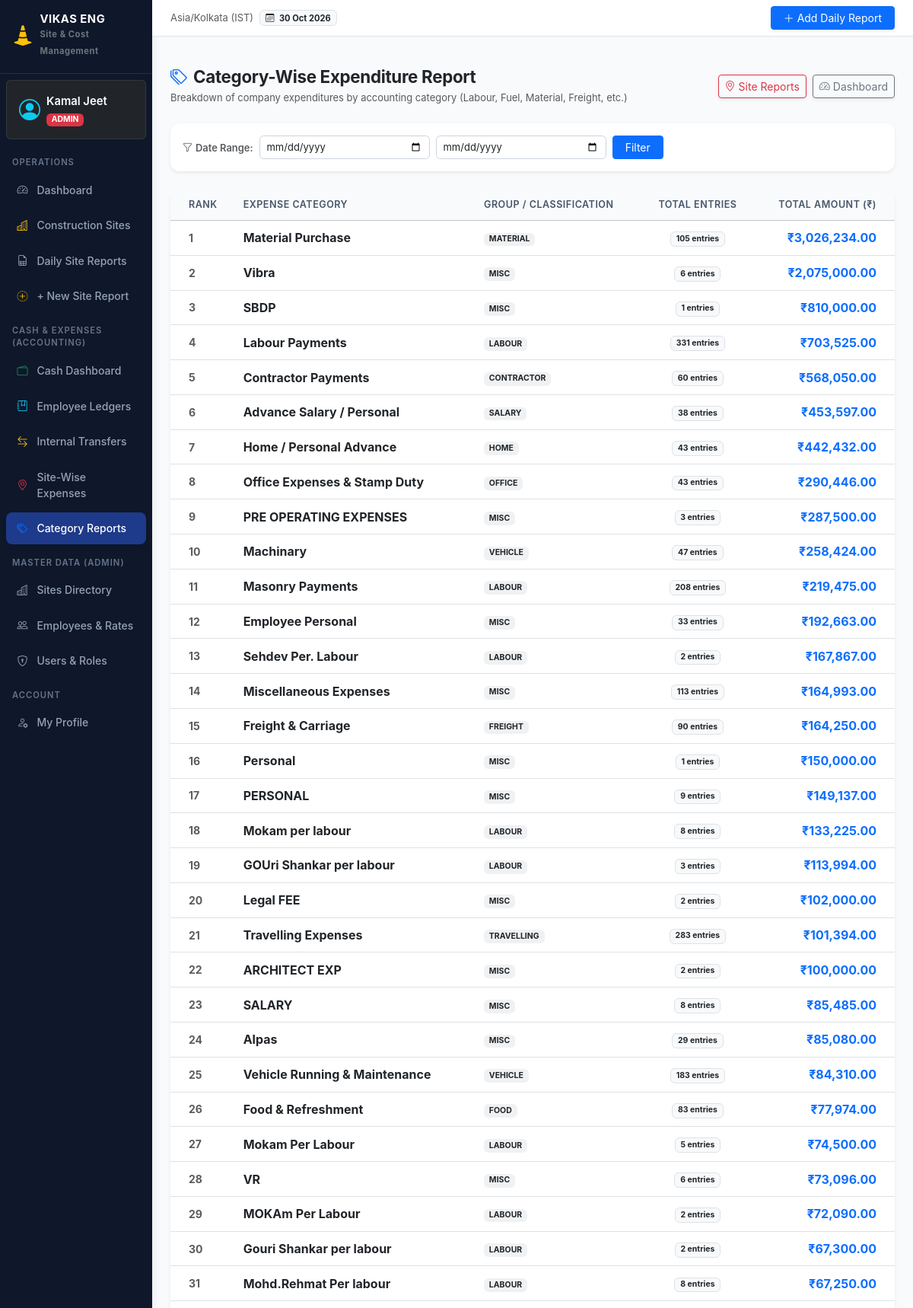
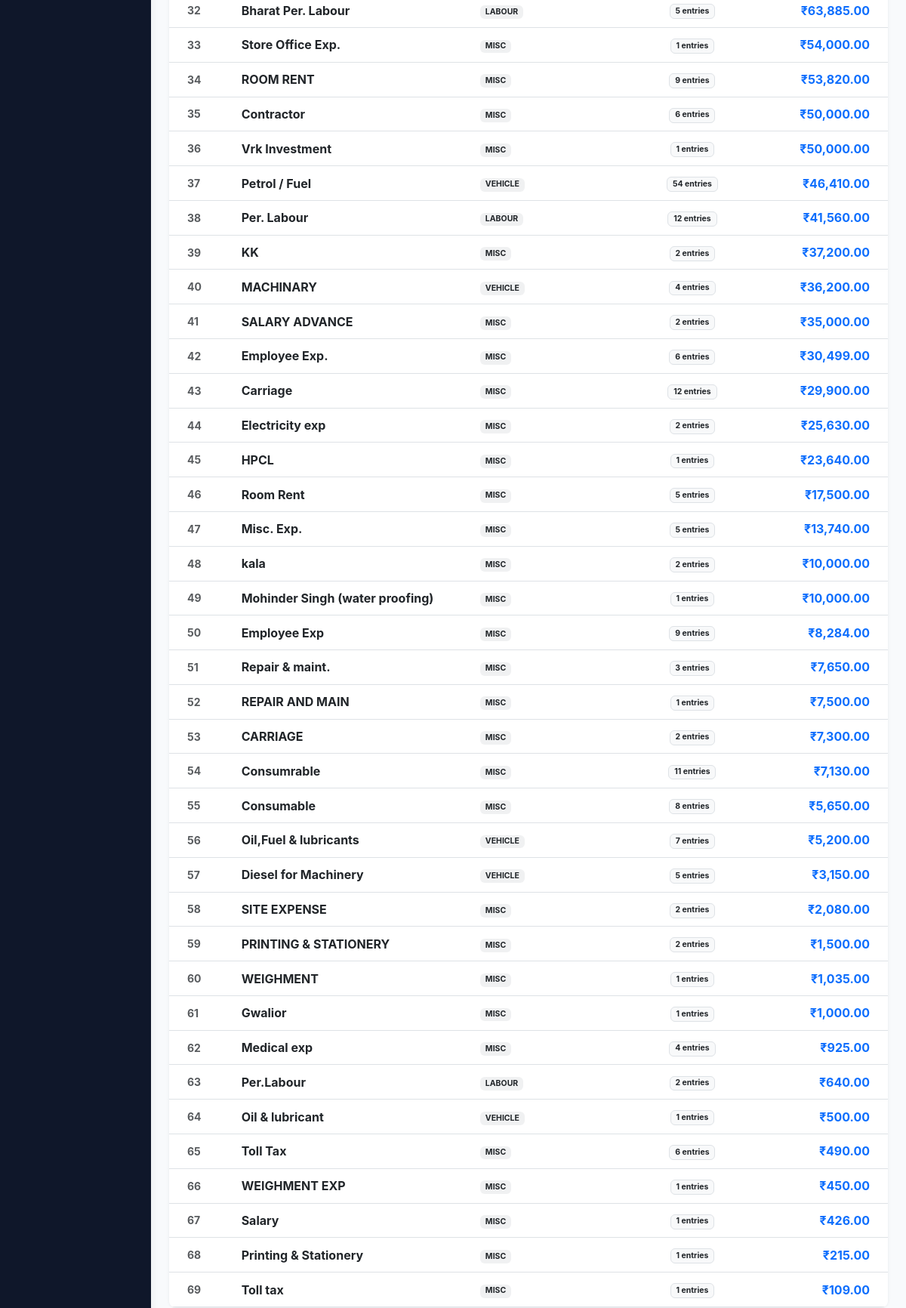
The page /expenses/categories/ (signed in, upper part) on the database its author committed (2 pictures, top to bottom).
### reports/models.py (models this page shows, shortened)
class UserProfile(models.Model):
    user = models.OneToOneField(User, on_delete=models.CASCADE, related_name='profile')
    role = models.CharField(max_length=20, choices=UserRole.choices, default=UserRole.SITE_ENGINEER)
    designation = models.CharField(max_length=100, blank=True)
    phone = models.CharField(max_length=20, blank=True)
    assigned_sites = models.ManyToManyField('Site', blank=True, related_name='assigned_engineers')
    @property
    def is_site_engineer(self):
        return self.role == UserRole.SITE_ENGINEER
    @property
    def is_admin(self):
        return self.role == UserRole.ADMIN or self.user.is_superuser
    @property
    def is_management(self):
        return self.role == UserRole.MANAGEMENT or self.role == UserRole.ADMIN or self.user.is_superuser

### expenses/models.py (models this page shows, shortened)
class ExpenseCategory(models.Model):
    class GroupType(models.TextChoices):
        LABOUR = 'LABOUR', 'Labour & Masonry'
        MACHINERY = 'MACHINERY', 'Machinery & Equipment'
        VEHICLE = 'VEHICLE', 'Fuel & Vehicle Running'
        MATERIAL = 'MATERIAL', 'Material & Hardware'
        FOOD = 'FOOD', 'Food & Refreshments'
        OFFICE = 'OFFICE', 'Office & Stamp Duty'
        FREIGHT = 'FREIGHT', 'Freight & Carriage'
        TRAVELLING = 'TRAVELLING', 'Travelling'
        CONTRACTOR = 'CONTRACTOR', 'Contractor Payments'
        SALARY = 'SALARY', 'Advance Salary'
        HOME = 'HOME', 'Home / Personal'
        MISC = 'MISC', 'Miscellaneous'
    name = models.CharField(max_length=150, unique=True)
    group_type = models.CharField(max_length=30, choices=GroupType.choices, default=GroupType.MISC)
    description = models.TextField(blank=True)
    is_active = models.BooleanField(default=True)
    created_at = models.DateTimeField(auto_now_add=True)
    class Meta:
        verbose_name_plural = 'Expense Categories'
        ordering = ['name']

### expenses/views.py (the view)
# urls.py: path('categories/', views.category_reports_view, name='category_reports'),
@login_required
def category_reports_view(request):
    start_date_str = request.GET.get('start_date')
    end_date_str = request.GET.get('end_date')
    q_filter = Q(txn_type=CashTransaction.TxnType.EXPENSE, category__isnull=False)
    if start_date_str:
        q_filter &= Q(transaction_date__gte=start_date_str)
    if end_date_str:
        q_filter &= Q(transaction_date__lte=end_date_str)
    cat_summary = (
        CashTransaction.objects.filter(q_filter)
        .values('category__id', 'category__name', 'category__group_type')
        .annotate(total_spent=Sum('amount'), txn_count=Count('id'))
        .order_by('-total_spent')
    )
    context = {
        'cat_summary': cat_summary,
        'start_date': start_date_str or '',
        'end_date': end_date_str or '',
        'page_title': 'Category-Wise Expenditure Report',
    }
    return render(request, 'expenses/category_reports.html', context)

### templates/expenses/category_reports.html (shortened to what this page needs)
{% extends "base.html" %}
{% load humanize %}
{% block content %}
<div class="d-flex flex-wrap justify-content-between align-items-center mb-4 gap-3">
        <div>
            <h3 class="fw-bold mb-1 text-dark">
                <i class="bi bi-tags text-primary me-2"></i>Category-Wise Expenditure Report
            </h3>
            <p class="text-muted small mb-0">Breakdown of company expenditures by accounting category (Labour, Fuel, Material, Freight, etc.)</p>
        </div>
        <div class="d-flex gap-2">
            <a href="{% url 'expenses:site_reports' %}" class="btn btn-outline-danger btn-sm d-flex align-items-center gap-1 shadow-sm">
                <i class="bi bi-geo-alt"></i> Site Reports
            </a>
            <a href="{% url 'expenses:dashboard' %}" class="btn btn-outline-secondary btn-sm d-flex align-items-center gap-1 shadow-sm">
                <i class="bi bi-speedometer2"></i> Dashboard
            </a>
        </div>
    </div>
    <div class="card border-0 shadow-sm mb-4">
        <div class="card-body p-3">
            <form method="get" class="row g-2 align-items-center">
                <div class="col-auto">
                    <span class="small fw-semibold text-muted"><i class="bi bi-funnel me-1"></i>Date Range:</span>
                </div>
                <div class="col-md-3 col-sm-6">
                    <input type="date" name="start_date" class="form-control form-control-sm" value="{{ start_date }}">
                </div>
                <div class="col-md-3 col-sm-6">
                    <input type="date" name="end_date" class="form-control form-control-sm" value="{{ end_date }}">
                </div>
                <div class="col-auto">
                    <button type="submit" class="btn btn-primary btn-sm px-3">Filter</button>
                </div>
            </form>
        </div>
    </div>
    <div class="card border-0 shadow-sm mb-4">
        <div class="card-body p-0">
            <div class="table-responsive">
                <table class="table table-hover align-middle mb-0">
                    <thead class="table-light text-uppercase extra-small text-muted">
                        <tr>
                            <th class="ps-4">Rank</th>
                            <th>Expense Category</th>
                            <th>Group / Classification</th>
                            <th class="text-center">Total Entries</th>
                            <th class="text-end pe-4">Total Amount (₹)</th>
                        </tr>
                    </thead>
                    <tbody>
                        {% for c in cat_summary %}
                        <tr>
                            <td class="ps-4 text-muted fw-bold">{{ forloop.counter }}</td>
                            <td>
                                <span class="fw-bold text-dark fs-6">{{ c.category__name }}</span>
                            </td>
                            <td>
                                <span class="badge bg-secondary bg-opacity-10 text-dark">{{ c.category__group_type }}</span>
                            </td>
                            <td class="text-center">
                                <span class="badge bg-light text-dark border">{{ c.txn_count }} entries</span>
                            </td>
                            <td class="text-end pe-4">
                                <span class="fs-6 fw-bold text-primary">₹{{ c.total_spent|floatformat:2|intcomma }}</span>
                            </td>
                        </tr>
                        {% empty %}
                        <tr>
                            <td colspan="5" class="text-center py-5 text-muted">No category expenditure data recorded.</td>
                        </tr>
                        {% endfor %}
                    </tbody>
                </table>
            </div>
        </div>
    </div>
{% endblock %}

### templates/base.html (shortened to what this page needs)
{% load static custom_filters %}
<!DOCTYPE html>
<html lang="en">
<head>
    <link href="https://cdn.jsdelivr.net/npm/bootstrap@5.3.3/dist/css/bootstrap.min.css" rel="stylesheet">
    <link rel="stylesheet" href="https://cdn.jsdelivr.net/npm/bootstrap-icons@1.11.3/font/bootstrap-icons.min.css">
    <link rel="stylesheet" href="{% static 'css/custom.css' %}">
</head>
<body>
    <div class="container-fluid p-0">
        <div class="row g-0">
            {% if user.is_authenticated %}
            <aside class="col-md-3 col-lg-2 sidebar no-print" id="sidebarMenu">
                <div class="d-flex flex-column h-100">
                    <div class="sidebar-brand d-flex align-items-center justify-content-between">
                        <a href="{% url 'dashboard' %}" class="text-decoration-none d-flex align-items-center gap-2 text-white">
                            <i class="bi bi-cone-striped fs-3 text-warning"></i>
                            <div>
                                <div class="lh-1 text-white fw-bold">VIKAS ENG</div>
                                <small class="text-secondary" style="font-size: 0.7rem;">Site & Cost Management</small>
                            </div>
                        </a>
                    </div>
                    <div class="p-3 mx-2 my-2 rounded bg-dark border border-secondary border-opacity-25 text-white">
                        <div class="d-flex align-items-center gap-2">
                            <i class="bi bi-person-circle fs-3 text-info"></i>
                            <div class="overflow-hidden">
                                <div class="fw-semibold text-truncate">{{ user.get_full_name|default:user.username }}</div>
                                <span class="badge {{ current_role|role_badge_class }} text-uppercase" style="font-size: 0.65rem;">
                                    {{ user_profile.get_role_display|default:current_role }}
                                </span>
                            </div>
                        </div>
                    </div>
                    <ul class="nav flex-column mb-auto">
                        <li class="sidebar-section-title">Operations</li>
                        <li class="nav-item">
                            <a class="nav-link {% if request.resolver_match.url_name == 'dashboard' %}active{% endif %}" href="{% url 'dashboard' %}">
                                <i class="bi bi-speedometer2"></i> Dashboard
                            </a>
                        </li>
                        <li class="nav-item">
                            <a class="nav-link {% if request.resolver_match.url_name == 'site_list' or request.resolver_match.url_name == 'site_detail' %}active{% endif %}" href="{% url 'site_list' %}">
                                <i class="bi bi-buildings text-warning"></i> Construction Sites
                            </a>
                        </li>
                        <li class="nav-item">
                            <a class="nav-link {% if request.resolver_match.url_name == 'report_list' %}active{% endif %}" href="{% url 'report_list' %}">
                                <i class="bi bi-file-earmark-spreadsheet"></i> Daily Site Reports
                            </a>
                        </li>
                        <li class="nav-item">
                            <a class="nav-link {% if request.resolver_match.url_name == 'report_create' %}active{% endif %}" href="{% url 'report_create' %}">
                                <i class="bi bi-plus-circle-dotted text-warning"></i> + New Site Report
                            </a>
                        </li>
                        <li class="sidebar-section-title">Cash & Expenses (Accounting)</li>
                        <li class="nav-item">
                            <a class="nav-link {% if request.resolver_match.app_name == 'expenses' and request.resolver_match.url_name == 'dashboard' %}active{% endif %}" href="{% url 'expenses:dashboard' %}">
                                <i class="bi bi-wallet2 text-success"></i> Cash Dashboard
                            </a>
                        </li>
                        <li class="nav-item">
                            <a class="nav-link {% if request.resolver_match.app_name == 'expenses' and 'ledger' in request.resolver_match.url_name %}active{% endif %}" href="{% url 'expenses:ledger_list' %}">
                                <i class="bi bi-journal-bookmark text-info"></i> Employee Ledgers
                            </a>
                        </li>
                        <li class="nav-item">
                            <a class="nav-link {% if request.resolver_match.app_name == 'expenses' and request.resolver_match.url_name == 'transfers_list' %}active{% endif %}" href="{% url 'expenses:transfers_list' %}">
                                <i class="bi bi-arrow-left-right text-warning"></i> Internal Transfers
                            </a>
                        </li>
                        <li class="nav-item">
                            <a class="nav-link {% if request.resolver_match.app_name == 'expenses' and request.resolver_match.url_name == 'site_reports' %}active{% endif %}" href="{% url 'expenses:site_reports' %}">
                                <i class="bi bi-geo-alt text-danger"></i> Site-Wise Expenses
                            </a>
                        </li>
                        <li class="nav-item">
                            <a class="nav-link {% if request.resolver_match.app_name == 'expenses' and request.resolver_match.url_name == 'category_reports' %}active{% endif %}" href="{% url 'expenses:category_reports' %}">
                                <i class="bi bi-tags text-primary"></i> Category Reports
                            </a>
                        </li>
                        {% if is_admin %}
                        <li class="sidebar-section-title">Master Data (Admin)</li>
                        <li class="nav-item">
                            <a class="nav-link {% if 'site' in request.resolver_match.url_name and 'report' not in request.resolver_match.url_name %}active{% endif %}" href="{% url 'site_list' %}">
                                <i class="bi bi-buildings"></i> Sites Directory
                            </a>
                        </li>
                        <li class="nav-item">
                            <a class="nav-link {% if 'employee' in request.resolver_match.url_name %}active{% endif %}" href="{% url 'employee_list' %}">
                                <i class="bi bi-people"></i> Employees & Rates
                            </a>
                        </li>
                        <li class="nav-item">
                            <a class="nav-link {% if 'user' in request.resolver_match.url_name %}active{% endif %}" href="{% url 'user_list' %}">
                                <i class="bi bi-shield-lock"></i> Users & Roles
                            </a>
                        </li>
                        {% endif %}
                        <li class="sidebar-section-title">Account</li>
                        <li class="nav-item">
                            <a class="nav-link {% if request.resolver_match.url_name == 'profile' %}active{% endif %}" href="{% url 'profile' %}">
                                <i class="bi bi-person-gear"></i> My Profile
                            </a>
                        </li>
                    </ul>
                </div>
            </aside>
            {% endif %}
            <main class="{% if user.is_authenticated %}col-12 col-md-9 col-lg-10{% else %}col-12{% endif %} ms-auto p-0 min-vh-100 d-flex flex-column">
                {% if user.is_authenticated %}
                <nav class="navbar navbar-expand top-navbar px-3 px-md-4 py-2 sticky-top no-print">
                    <div class="container-fluid p-0">
                        <div class="d-none d-sm-flex align-items-center gap-2">
                            <span class="text-muted small">Asia/Kolkata (IST)</span>
                            <span class="badge bg-light text-dark border">
                                <i class="bi bi-calendar3 me-1"></i> {% now "d M Y" %}
                            </span>
                        </div>
                        <div class="d-flex align-items-center gap-2 ms-auto">
                            <a href="{% url 'report_create' %}" class="btn btn-primary btn-sm d-flex align-items-center gap-1 shadow-sm px-2 px-sm-3">
                                <i class="bi bi-plus-lg"></i> <span class="d-none d-sm-inline">Add Daily Report</span><span class="d-sm-none">Report</span>
                            </a>
                        </div>
                    </div>
                </nav>
                {% endif %}
                <div class="px-3 px-md-4 pt-3 no-print">
                </div>
                <div class="p-3 p-md-4 flex-grow-1">
                    {% block content %}{% endblock %}
                </div>
            </main>
        </div>
    </div>
</body>
</html>

### rows shown on the page
UserProfile: role "ADMIN"
ExpenseCategory: category__name "Material Purchase", category__group_type "MATERIAL", txn_count "105", total_spent "3,026,234.00"
ExpenseCategory: category__name "SBDP", category__group_type "MISC", txn_count "1", total_spent "810,000.00"
ExpenseCategory: category__name "Labour Payments", category__group_type "LABOUR", txn_count "331", total_spent "703,525.00"
ExpenseCategory: category__name "Contractor Payments", category__group_type "CONTRACTOR", txn_count "60", total_spent "568,050.00"
ExpenseCategory: category__name "Advance Salary / Personal", category__group_type "SALARY", txn_count "38", total_spent "453,597.00"
ExpenseCategory: category__name "Home / Personal Advance", category__group_type "HOME", txn_count "43", total_spent "442,432.00"
ExpenseCategory: category__name "Office Expenses & Stamp Duty", category__group_type "OFFICE", txn_count "43", total_spent "290,446.00"
ExpenseCategory: category__name "PRE OPERATING EXPENSES", category__group_type "MISC", txn_count "3", total_spent "287,500.00"
ExpenseCategory: category__name "Masonry Payments", category__group_type "LABOUR", txn_count "208", total_spent "219,475.00"
ExpenseCategory: category__name "Employee Personal", category__group_type "MISC", txn_count "33", total_spent "192,663.00"
ExpenseCategory: category__name "Sehdev Per. Labour", category__group_type "LABOUR", txn_count "2", total_spent "167,867.00"
ExpenseCategory: category__name "Miscellaneous Expenses", category__group_type "MISC", txn_count "113", total_spent "164,993.00"
ExpenseCategory: category__name "Freight & Carriage", category__group_type "FREIGHT", txn_count "90", total_spent "164,250.00"
ExpenseCategory: category__name "Legal FEE", category__group_type "MISC", txn_count "2", total_spent "102,000.00"
ExpenseCategory: category__name "Travelling Expenses", category__group_type "TRAVELLING", txn_count "283", total_spent "101,394.00"
ExpenseCategory: category__name "ARCHITECT EXP", category__group_type "MISC", txn_count "2", total_spent "100,000.00"
ExpenseCategory: category__name "Vehicle Running & Maintenance", category__group_type "VEHICLE", txn_count "183", total_spent "84,310.00"
ExpenseCategory: category__name "Food & Refreshment", category__group_type "FOOD", txn_count "83", total_spent "77,974.00"
ExpenseCategory: category__name "Mohd.Rehmat Per labour", category__group_type "LABOUR", txn_count "8", total_spent "67,250.00"
ExpenseCategory: category__name "Bharat Per. Labour", category__group_type "LABOUR", txn_count "5", total_spent "63,885.00"
ExpenseCategory: category__name "Store Office Exp.", category__group_type "MISC", txn_count "1", total_spent "54,000.00"
ExpenseCategory: category__name "Contractor", category__group_type "MISC", txn_count "6", total_spent "50,000.00"
ExpenseCategory: category__name "Vrk Investment", category__group_type "MISC", txn_count "1", total_spent "50,000.00"
ExpenseCategory: category__name "Petrol / Fuel", category__group_type "VEHICLE", txn_count "54", total_spent "46,410.00"
ExpenseCategory: category__name "Per. Labour", category__group_type "LABOUR", txn_count "12", total_spent "41,560.00"
ExpenseCategory: category__name "SALARY ADVANCE", category__group_type "MISC", txn_count "2", total_spent "35,000.00"
ExpenseCategory: category__name "Electricity exp", category__group_type "MISC", txn_count "2", total_spent "25,630.00"
ExpenseCategory: category__name "HPCL", category__group_type "MISC", txn_count "1", total_spent "23,640.00"
ExpenseCategory: category__name "Misc. Exp.", category__group_type "MISC", txn_count "5", total_spent "13,740.00"
ExpenseCategory: category__name "kala", category__group_type "MISC", txn_count "2", total_spent "10,000.00"
ExpenseCategory: category__name "Mohinder Singh (water proofing)", category__group_type "MISC", txn_count "1", total_spent "10,000.00"
ExpenseCategory: category__name "Repair & maint.", category__group_type "MISC", txn_count "3", total_spent "7,650.00"
ExpenseCategory: category__name "REPAIR AND MAIN", category__group_type "MISC", txn_count "1", total_spent "7,500.00"
ExpenseCategory: category__name "Consumrable", category__group_type "MISC", txn_count "11", total_spent "7,130.00"
ExpenseCategory: category__name "Oil,Fuel & lubricants", category__group_type "VEHICLE", txn_count "7", total_spent "5,200.00"
ExpenseCategory: category__name "Diesel for Machinery", category__group_type "VEHICLE", txn_count "5", total_spent "3,150.00"
ExpenseCategory: category__name "SITE EXPENSE", category__group_type "MISC", txn_count "2", total_spent "2,080.00"
ExpenseCategory: category__name "WEIGHMENT", category__group_type "MISC", txn_count "1", total_spent "1,035.00"
ExpenseCategory: category__name "Gwalior", category__group_type "MISC", txn_count "1", total_spent "1,000.00"
ExpenseCategory: category__name "Medical exp", category__group_type "MISC", txn_count "4", total_spent "925.00"
ExpenseCategory: category__name "Per.Labour", category__group_type "LABOUR", txn_count "2", total_spent "640.00"
ExpenseCategory: category__name "Oil & lubricant", category__group_type "VEHICLE", txn_count "1", total_spent "500.00"
ExpenseCategory: category__name "WEIGHMENT EXP", category__group_type "MISC", txn_count "1", total_spent "450.00"

### other values the page prints
{{ user.get_full_name|default:user.username }} "Kamal Jeet"
{{ c.category__name }} "Vibra" "Machinary" "Personal" "PERSONAL" "Mokam per labour" "GOUri Shankar per labour" "SALARY" "Alpas" "Mokam Per Labour" "VR" "MOKAm Per Labour" "Gouri Shankar per labour" "ROOM RENT" "KK" "MACHINARY" "Employee Exp." "Carriage" "Room Rent" "Employee Exp" "CARRIAGE" "Consumable" "PRINTING & STATIONERY" "Toll Tax" "Salary" "Printing & Stationery" "Toll tax"
{{ c.category__group_type }} "MISC" "VEHICLE" "MISC" "MISC" "LABOUR" "LABOUR" "MISC" "MISC" "LABOUR" "MISC" "LABOUR" "LABOUR" "MISC" "MISC" "VEHICLE" "MISC" "MISC" "MISC" "MISC" "MISC" "MISC" "MISC" "MISC" "MISC" "MISC" "MISC"
{{ c.txn_count }} "6" "47" "1" "9" "8" "3" "8" "29" "5" "6" "2" "2" "9" "2" "4" "6" "12" "5" "9" "2" "8" "2" "6" "1" "1" "1"
{{ c.total_spent|floatformat:2|intcomma }} "2,075,000.00" "258,424.00" "150,000.00" "149,137.00" "133,225.00" "113,994.00" "85,485.00" "85,080.00" "74,500.00" "73,096.00" "72,090.00" "67,300.00" "53,820.00" "37,200.00" "36,200.00" "30,499.00" "29,900.00" "17,500.00" "8,284.00" "7,300.00" "5,650.00" "1,500.00" "490.00" "426.00" "215.00" "109.00"
